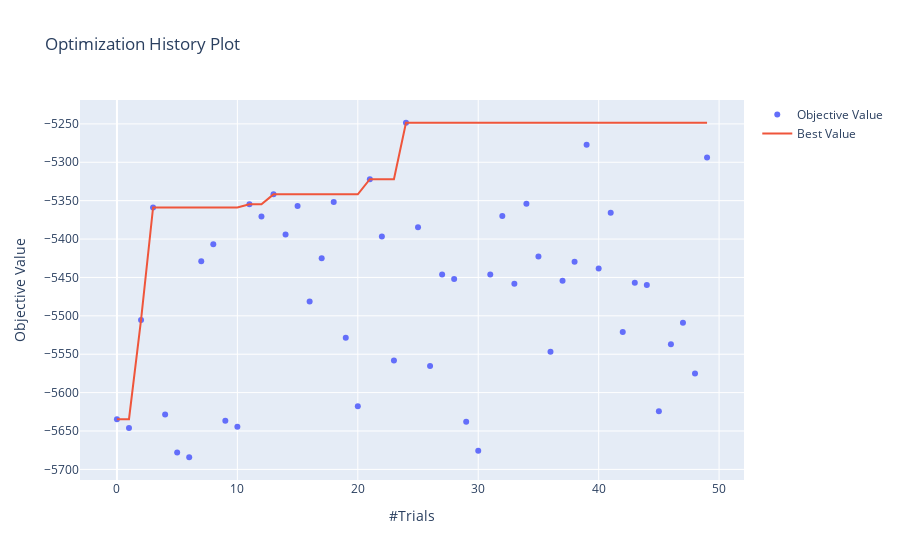

The cell this chart's notebook holds for it:
### Code cell
plot_optimization_history(study2)
